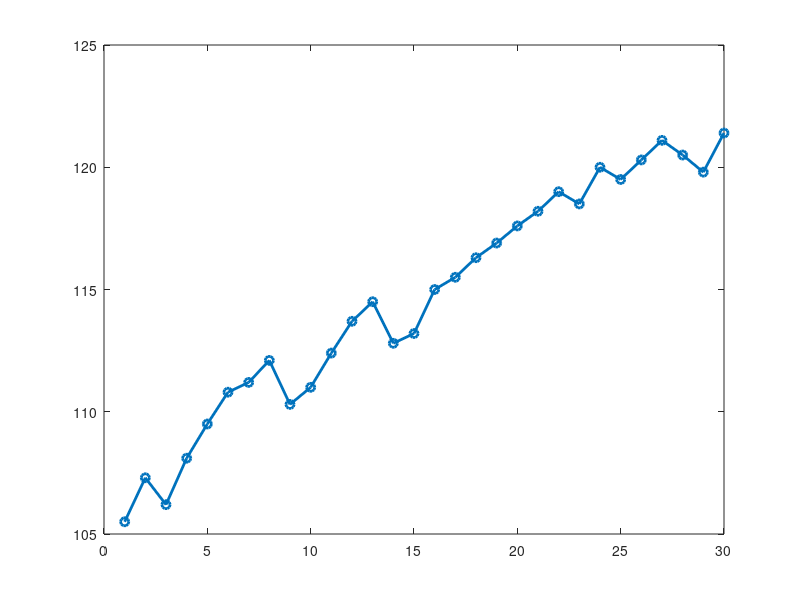

Write MATLAB code to recreate this figure. (Note: this script raises an error after producing the figure.)
% Author Name: Matthew Silva
% Email: silvam76@rowan.edu
% Course: MATLAB Programming - Fall 2024
% Assignment: Assignment 2
% Task: 5 - Stock Market Analysis
% Date: 10/11

% Part 1: Reading the stock data
fileID = fopen('stock_data.txt', 'r');
stock_prices = fscanf(fileID, '%f');
fclose(fileID);

% Part 2: Calculating statistics
avg_price = mean(stock_prices);  % Average closing price
max_price = max(stock_prices);   % Highest closing price
min_price = min(stock_prices);   % Lowest closing price

% Number of days the price increased from the previous day
price_diff = diff(stock_prices); % Day-to-day difference
num_increase_days = sum(price_diff > 0);

% Displaying the results
fprintf('Average Closing Price: %.2f\n', avg_price);
fprintf('Highest Closing Price: %.2f\n', max_price);
fprintf('Lowest Closing Price: %.2f\n', min_price);
fprintf('Number of days the stock price increased: %d\n', num_increase_days);

% Part 3: Plotting the data
days = 1:length(stock_prices);

figure;
plot(days, stock_prices, '-o', 'LineWidth', 2); % Daily closing prices

hold on;
yline(avg_price, '--r', 'LineWidth', 2, 'Label', 'Average Price');  % Average price line
yline(max_price, '--g', 'LineWidth', 2, 'Label', 'Highest Price');  % Highest price line
yline(min_price, '--b', 'LineWidth', 2, 'Label', 'Lowest Price');   % Lowest price line
hold off;

% Adding labels and title
xlabel('Day');
ylabel('Stock Price');
title('Stock Price Analysis');
legend('Daily Prices', 'Average Price', 'Highest Price', 'Lowest Price', 'Location', 'best');

% Save plot as an image
saveas(gcf, 'stock_analysis.png');

% Part 4: Writing the summary to a text file
fileID = fopen('stock_summary.txt', 'w');
fprintf(fileID, 'Stock Price Analysis Summary\n');
fprintf(fileID, '----------------------------\n');
fprintf(fileID, 'Average Closing Price: %.2f\n', avg_price);
fprintf(fileID, 'Highest Closing Price: %.2f\n', max_price);
fprintf(fileID, 'Lowest Closing Price: %.2f\n', min_price);
fprintf(fileID, 'Number of days the stock price increased: %d\n', num_increase_days);
fclose(fileID);